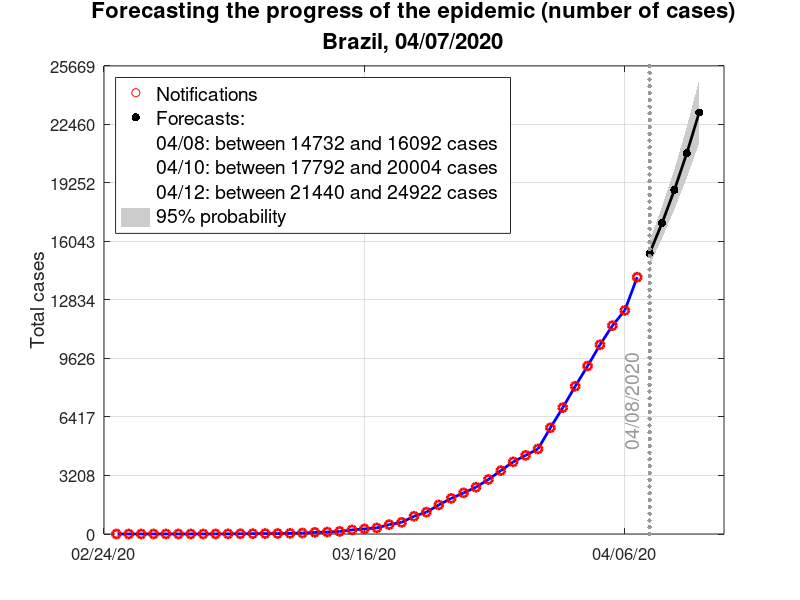
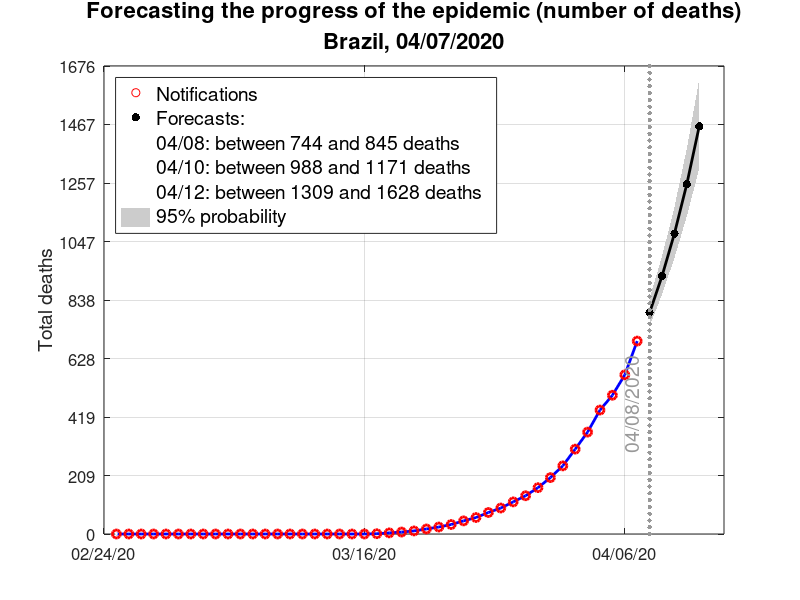

Reproduce these figures in MATLAB, in order.
% -----------------------------------------------------------
% EPIDEMIC - Epidemiology Educational Code
% www.EpidemicCode.org
% -----------------------------------------------------------
% Forecasts: epidemic_forecasts.m

% This is the main file to generate the forecast graphs of accumulated    
% cases and accumulated deaths from an epidemic.                          
%                                                                         
% The purpose of this algorithm is to present the number of cases and     
% deaths over time, with a 5-day forecast ahead determined by linear      
% regression on the logarithmic scale of the number of cases and deaths.  
% The 95% confidence interval is also shown.                              
%                                                                         
% Note: In order to forecast the next 5 days, the last 5 days are         
% considered.                                                             
%                                                                         
% You will need the 'cases-brazil-states.csv' file found in               
% https://github.com/wcota/covid19br/                                     
%
% Inputs:
%   cases-brazil-states.csv: wcota data file           - .csv file
%     -> 1st collumn:  date field                                                                       
%     -> 3rd collumn:  state field                                                                       
%     -> 6th collumn:  totalDeaths field                                                                       
%     -> 8th collumn:  totalCases field                                                                       
%     
% Outputs:                                                               
%   forecasts-cases: forecasts of the cases            - .png file           
%   forecasts-deaths: forecasts of the deaths          - .png file           

% ----------------------------------------------------------------------- 
% programmers: Leonardo de la Roca                                        
%              Julio Basilio                                              
%                                                                         
% number of lines: 120                                                   
% last Update: Jan 18, 2021                                               
% ----------------------------------------------------------------------- 

clc
clear
close all


% Forecasts graphics
% -------------------------------------------------------------------------
disp(' ')
disp('================================================')
disp('   EPIDEMIC - Epidemiology Educational Code     ')
disp('   by Bruna Pavlack et al.                      ')
disp('                                                ')
disp('   This is an easy to run educational toolkit   ')
disp('   for epidemiological analysis.                ')
disp('                                                ')
disp('   www.EpidemicCode.org                         ')
disp('================================================')
disp(' ')
disp(' -----------------------------------------------')
disp(' +++++++++++++++++  OBJECTIVE  +++++++++++++++++')
disp(' -----------------------------------------------')
disp(' To present the number of cases and deaths      ')
disp(' over time, with a 5-day forecast ahead         ')
disp(' determined by linear regression on the         ')
disp(' logarithmic scale of the number of cases       ')
disp(' and deaths, with a 95% confidence interval.    ')
disp(' -----------------------------------------------')
disp(' ')
disp(' -----------------------------------------------')
disp(' ++++++++  EPIDEMIC FORECASTS GRAPHICS  ++++++++')
disp(' -----------------------------------------------')
disp(' Forecasting the progress of the epidemic:      ')
disp(' 1) Number acumulated of cases)                 ')
disp(' 2) Number acumulated of deaths)                ')
disp(' -----------------------------------------------')
% -------------------------------------------------------------------------

%% Organizing  death and case data
%==========================================================================

% Insert the last data update date, in the format MM/DD/AAAA
% -------------------------------------------------------------------------
up_date = '04/07/2020';
% -------------------------------------------------------------------------

% Reading the data file
%(After downloading, save this file in the same directory as the code)
% -------------------------------------------------------------------------
A = fileread('cases-brazil-states.csv');
B = strsplit(A,'\n');

for i = 1:length(B(1,:))
    all_data(i,:) = strsplit(B{1,i},',','CollapseDelimiters',false);
end

if ~strcmp(all_data(1,1),'date')
   error('Warning: dates must be in the 1st column of the file')
elseif ~strcmp(all_data(1,3),'state')
   error('Warning: states names must be in the 3rd column of the file')
elseif ~strcmp(all_data(1,6),'totalDeaths')
   error('Warning: total deaths must be in the 6th column of the file')
elseif ~strcmp(all_data(1,8),'totalCases')
   error('Warning: total cases must be in the 8th column of the file')
end 
 
% -------------------------------------------------------------------------

% Defining country as the sum of data for all its federal states
% -------------------------------------------------------------------------
country = 'Brazil';
states  = {'RO' 'AC' 'AM' 'RR' 'PA' 'AP' 'TO' 'MA' 'PI'...
           'CE' 'RN' 'PB' 'PE' 'AL' 'SE' 'BA' 'MG' 'ES'...
           'RJ' 'SP' 'PR' 'SC' 'RS' 'MS' 'MT' 'GO' 'DF'};
% -------------------------------------------------------------------------

% Checking the state data size
% -------------------------------------------------------------------------
for i = 1:length(states)
        location = all_data(find(strcmp(all_data(:,3),states(1,i))),:);
   maxcases(1,i) = length(cellfun(@str2double,(location(:,8))));
  maxdeaths(1,i) = length(cellfun(@str2double,(location(:,6))));
end
% -------------------------------------------------------------------------

% Collecting data on total cases and deaths for each state
% -------------------------------------------------------------------------
cases_states  = zeros(length(states),max(maxcases) );
deaths_states = zeros(length(states),max(maxdeaths));

for i = 1:length(states)
           location = all_data(find(strcmp(all_data(:,3),states(1,i))),:);
  
  cases_states(i,:) = [zeros(1,max(maxcases)-maxcases(1,i)),...
                       nonzeros(cellfun(@str2double,location(:,8)))'];
 
 deaths_states(i,:) = [zeros(1,max(maxdeaths)-maxdeaths(1,i)),...
                       cellfun(@str2double,location(:,6))'];
end
% -------------------------------------------------------------------------

% Consolidating data on total cases and deaths for the country
% -------------------------------------------------------------------------
cases_country  = zeros(1,length(cases_states (1,:)));
deaths_country = zeros(1,length(deaths_states(1,:)));

for i = 1:length(states)
     cases_country = cases_country  + cases_states (i,:);
    deaths_country = deaths_country + deaths_states(i,:);
end

cases  = cases_country ;
deaths = deaths_country;
% -------------------------------------------------------------------------
%==========================================================================

%% Plotting the forecast of cases/deaths by time 
%==========================================================================
for init = 1:2

    % Cleaning up reused variables inside the loop
    clearvars -except up_date init cases country deaths all_data ...
                      cases_country deaths_country cases_states ...
                      deaths_states location maxcases maxdeaths states 

    % Data loop for plotting cases and then deaths 
    if (init == 1); data = cases ; info = 'cases'  ; end
    if (init == 2); data = deaths; info = 'deaths' ; end

    % Defaults: Adjust days and dates
    %----------------------------------------------------------------------
    date = [up_date(1,1:2),'-',up_date(1,4:5),'-',up_date(1,7:10)];
    days = length (data);
    day  = str2num(up_date(1,1:2));
    %----------------------------------------------------------------------

    % Setting string for days ahead (Transforming the date to strings)
    % This make sure that, given the day, the program gives the days ahead 
    % without end of month problems like "30/05, 32/05, 34/05, ..."
    %----------------------------------------------------------------------
    Datestring = date;
    formatIn   = 'mm-dd-yyyy';

     ND = datenum(Datestring,formatIn)+1;
    ND3 = ND+2;
    ND5 = ND+4;
    %----------------------------------------------------------------------
    
    % Setting to include in the legend
    %----------------------------------------------------------------------
    str1 = datestr(ND ,'mm-dd-yyyy');
    str3 = datestr(ND3,'mm-dd-yyyy');
    str5 = datestr(ND5,'mm-dd-yyyy');
    
    LINE_DATE = [str1(1,1:2),'/',str1(1,4:5),'/',str1(1,7:10)];
           d1 = [str1(1,1:2),'/',str1(1,4:5)];
           d3 = [str3(1,1:2),'/',str3(1,4:5)];
           d5 = [str5(1,1:2),'/',str5(1,4:5)];
    %----------------------------------------------------------------------

    % Setting to include in the X-axis
    %----------------------------------------------------------------------
    Datestring = date;
    formatIn   = 'mm-dd-yyyy';
    final = datenum(Datestring,formatIn);
    first = final - days;
      str = datestr(first:21:final,'mm/dd/yy');
    %----------------------------------------------------------------------

    % Vector of days, one by one for the number of cases/deaths.
    %----------------------------------------------------------------------
    days = sparse(1,length(data));

    for i = 1:length(data)
        days(1,i) = i;
    end
    %----------------------------------------------------------------------
    
    %----------------------------------------------------------------------
    % 5 DAYS OF FORECAST
    %----------------------------------------------------------------------
    % STEPS TO FORECAST:
    %
    % 1 - Plot the log points (cases or deaths) vs days and take the  
    %     last 5 days as a sample
    % 
    % 2 - Find the best curve that fits those days, by linear regression
    %     (least squares method). At the same time as the 95% confidence 
    %     interval is discovered.
    %
    % 3 - With the regression and the confidence interval in hand, 
    %     extrapolate these points to the next few days.
    %----------------------------------------------------------------------

    % Take the last 5 days of the data as a sample
    % Note: "5s" refers to the last 5 days taken as a sample
    %----------------------------------------------------------------------
    data5s = sparse(1,5);
    days5s  = sparse(1,5);

    for i = 0:4
        data5s(1,i+1) = data(1,length(data)-4+i);
        days5s(1,i+1) = length(data)-4+i;
    end
    %----------------------------------------------------------------------

    % Linear regression of log points vs days of the sample (last 5 days)
    %----------------------------------------------------------------------
    [coeffs5s,S_5s] = polyfit(days5s,log10(data5s),1);
    %----------------------------------------------------------------------

    % 5-day prediction
    % Note: "5f" refers to the 5-day forecast
    %----------------------------------------------------------------------
    data5f = sparse(1,5);
    days5f = sparse(1,5);

    for i = 1:5
        days5f(1,i) = length(data) + i;
    end
    
    data5f = polyval(coeffs5s,days5f);
    %----------------------------------------------------------------------

    % Confidence band calculation
    %----------------------------------------------------------------------
    % Method 1
    %----------------------------------------------------------------------
    % Fitted line
    datafit = coeffs5s(1,2) + coeffs5s(1,1)*days5s; 
    % Variance estimation
    N = length(days5s);
    sigma2  = sum((log10(data5s) - datafit).^2)/(N-1);
    % Denominator
    den = N*sum((days5s-mean(days5s)).^2);
    
    for i = 1:N; 
        % Numerator
        num = sum((days5s-days5f(1,i)).^2);        
        % Variance square correction
        ksi2(1,i) = sigma2*((num/den)+1);
    end
    % Variance correction
    ksi = sqrt(ksi2);

    % Confidence band
    upperCB = data5f + 1.96*ksi;
    lowerCB = data5f - 1.96*ksi;
    %----------------------------------------------------------------------

    % Method 2 (This method uses a direct command)
    %----------------------------------------------------------------------
    % To run on MATLAB disable the commands below
    %pkg install -forge optim
    %pkg load optim 

    %[deaths5f,dy]  = polyconf(coeffs5s,days5f,S_5s);
    %upperCB_data5f = data5f + dy;
    %lowerCB_data5f = data5f - dy;
    %----------------------------------------------------------------------

    % Chart configuration
    %----------------------------------------------------------------------
    figure

    % Plot command notifications points
     set(gca ,'YScale','linear')
    plot(days,data,'b','LineWidth',2);
    hold on
    c = scatter(days,data,'r','LineWidth',2);

    % Titles configuration
      set(gca,'FontSize',12)
    title({['Forecasting the progress of the epidemic '...
            '(number of ',info,')'],...
            [country, ', ',up_date]},...
            'FontSize',16);
    ylabel({['Total ',info]},'FontSize',14)
    hold on

    % Confidence band
    CB = fill([days5f fliplr(days5f)],...
              [10.^lowerCB fliplr(10.^upperCB)],...
              [0.8 0.8 0.8],...
              'LineStyle','none');

    % Forecasts points
    plot(days5f,10.^(data5f),'k','LineWidth',2);
    hold on
    b = scatter(days5f,10.^(data5f),'k','filled');
    hold on

    % Legend configuration
    aaa  = scatter(1,1,1,[1 1 1]);
    bbb  = scatter(1,1,1,[1 1 1]);
    ccc  = scatter(1,1,1,[1 1 1]);
    lgd  = legend([c b aaa bbb ccc CB],...
                  'Notifications',...
                  'Forecasts: ',...
                  [d1,': between ',num2str(round(10.^(lowerCB(1,1)))),...
                                  ' and ',...
                                   num2str(round(10.^(upperCB(1,1)))),...
                  ' ',info],...
                  [d3,': between ',num2str(round(10.^(lowerCB(1,3)))),...
                                  ' and ',...
                                   num2str(round(10.^(upperCB(1,3)))),...
                  ' ',info],...
                  [d5,': between ',num2str(round(10.^(lowerCB(1,5)))),...
                                  ' and ',...
                                   num2str(round(10.^(upperCB(1,5)))),...
                  ' ',info],...
                  '95% probability',...
                  'Location','northwest','Orientation','vertical');
    set(lgd,'FontSize',14);

    % Dotted line between notifications and forecasts
    scat = scatter(ones(1,70)*days5f(1,1),...
                   0:...
                   (10^(upperCB(1,5))*1.03)/69:...
                    10^(upperCB(1,5))*1.03,...
                    10,[0.6 0.6 0.6],'filled');
                
    txxt = text(days5f(1,1)-1.5      ,...
                0.2*10.^(data5f(1,5)),...
                LINE_DATE            ,...
                'FontSize',14,...
                'Color',[0.6 0.6 0.6]);
    set(txxt,'Rotation',90);

    % Scale configuration
    grid
    
    ylim([0 10.^(upperCB(1,5))*1.03])
    set(gca,'ytick',...
            floor(0:(10.^(upperCB(1,5))*1.03)/8:10^(upperCB(1,5))*1.03),...
            'yticklabel',...
            floor(0:(10.^(upperCB(1,5))*1.03)/8:10^(upperCB(1,5))*1.03));
    
    set(gca,'xtick',0:21:length(days),'xticklabel',str);
    
    set(gcf,'Position',[100, 100, 1000, 700]);
    %----------------------------------------------------------------------

end

% Saving the chart
%-------------------------------------------------------------------------
 print(figure(1) ,['forecasts-cases' ,'.png',],'-dpng','-r300');
 
 print(figure(2) ,['forecasts-deaths','.png',],'-dpng','-r300');
%-------------------------------------------------------------------------
